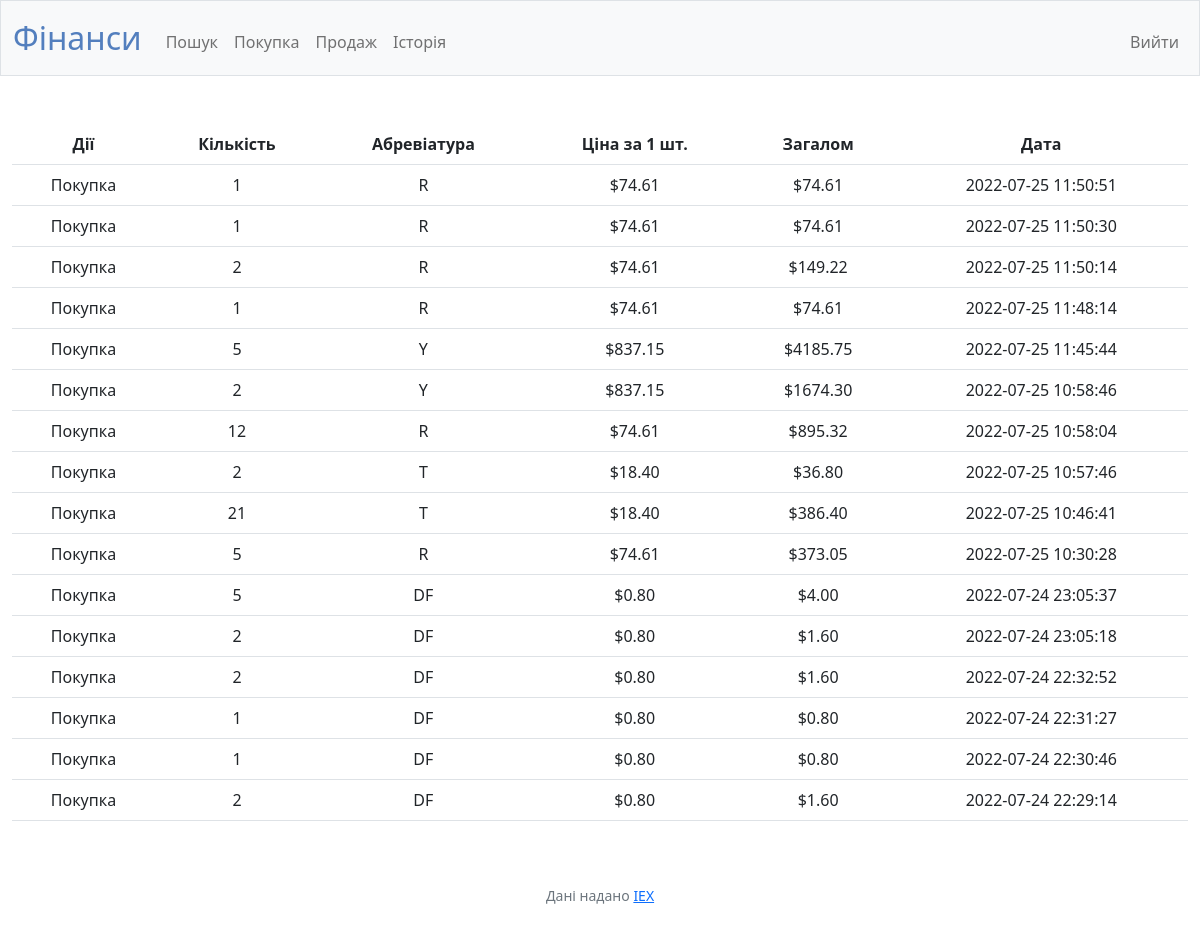
Screenshot of /history (signed in) with the database file from the repository.
### tables this page shows
CREATE TABLE history (id INTEGER PRIMARY KEY AUTOINCREMENT NOT NULL, user_id INTEGER NOT NULL, action BOOLEAN NOT NULL, symbol TEXT NOT NULL, shares INTEGER NOT NULL, alone INTEGER NOT NULL, date DATETIME NOT NULL DEFAULT CURRENT_TIMESTAMP);

### app.py (the view)
@app.route("/history")
@login_required
def history():
    avail = db.execute("SELECT * FROM history WHERE user_id = :user_id ORDER BY date DESC", user_id=session["user_id"])
    for i in range(len(avail)):
        avail[i]["all_price"] = "%.2f"%(float(avail[i]["shares"]) * float(avail[i]["alone"]))
    return render_template("history.html", avail=avail)

### app.py (called while the page is built)
@app.after_request
def after_request(response):
    response.headers["Cache-Control"] = "no-cache, no-store, must-revalidate"
    response.headers["Expires"] = 0
    response.headers["Pragma"] = "no-cache"
    return response

### helpers.py (called while the page is built)
def login_required(f):
    @wraps(f)
    def decorated_function(*args, **kwargs):
        if session.get("user_id") is None:
            return redirect("/login")
        return f(*args, **kwargs)
    return decorated_function

def usd(value):
    return f"${value:,.2f}"

### templates/history.html (shortened to what this page needs)
{% extends "layout.html" %}
{% block main %}
        <table class="table table-hover">
            <tr>
                <th>Дії</th>
                <th>Кількість</th>
                <th>Абревіатура</th>
                <th>Ціна за 1 шт.</th>
                <th>Загалом</th>
                <th>Дата</th>
            </tr>
            {% for av in avail %}
            <tr>
                <td>
                    {% if av.action %}
                        Покупка
                    {% else %}
                        Продаж
                    {% endif %}
                </td>
                <td>{{ av.shares }}</td>
                <td>{{ av.symbol }}</td>
                <td>{{ av.alone | usd }}</td>
                <td>${{ av.all_price }}</td>
                <td>{{ av.date }}</td>
            </tr>
            {% endfor %}
        </table>
{% endblock %}

### templates/layout.html (shortened to what this page needs)
<!DOCTYPE html>
<html lang="en">
    <head>
        <link href="https://cdn.jsdelivr.net/npm/bootstrap@5.1.3/dist/css/bootstrap.min.css" rel="stylesheet">
        <link href="/static/styles.css" rel="stylesheet">
    </head>
    <body>
        <nav class="bg-light border navbar navbar-expand-md navbar-light">
            <div class="container-fluid">
                <a class="navbar-brand" href="/"><span class="blue">Фінанси</span></a>
                <div class="collapse navbar-collapse" id="navbar">
                    {% if session["user_id"] %}
                        <ul class="navbar-nav me-auto mt-2">
                            <li class="nav-item"><a class="nav-link" href="/quote">Пошук</a></li>
                            <li class="nav-item"><a class="nav-link" href="/buy">Покупка</a></li>
                            <li class="nav-item"><a class="nav-link" href="/sell">Продаж</a></li>
                            <li class="nav-item"><a class="nav-link" href="/history">Історія</a></li>
                        </ul>
                        <ul class="navbar-nav ms-auto mt-2">
                            <li class="nav-item"><a class="nav-link" href="/logout">Вийти</a></li>
                        </ul>
                    {% else %}
                        <ul class="navbar-nav ms-auto mt-2">
                            <li class="nav-item"><a class="nav-link" href="/register">Зареєструватись</a></li>
                            <li class="nav-item"><a class="nav-link" href="/login">Увійти</a></li>
                        </ul>
                    {% endif %}
                </div>
            </div>
        </nav>
        <main class="container-fluid py-5 text-center">
            {% block main %}{% endblock %}
        </main>
        <footer class="mb-5 small text-center text-muted">
           Дані надано <a href="https://iexcloud.io/">IEX</a>
        </footer>
    </body>
</html>

### static/styles.css (style rules this page uses)
nav .navbar-brand { font-size: xx-large; }
nav .navbar-brand .blue { color: #537fbe; }
table { margin-left: auto; margin-right: auto; }

### rows the page displays
history: action "Покупка", shares "1", symbol "R", alone "$74.61", all_price "74.61", date "2022-07-25 11:50:51"
history: action "Покупка", shares "1", symbol "R", alone "$74.61", all_price "74.61", date "2022-07-25 11:50:30"
history: action "Покупка", shares "2", symbol "R", alone "$74.61", all_price "149.22", date "2022-07-25 11:50:14"
history: action "Покупка", shares "1", symbol "R", alone "$74.61", all_price "74.61", date "2022-07-25 11:48:14"
history: action "Покупка", shares "5", symbol "Y", alone "$837.15", all_price "4185.75", date "2022-07-25 11:45:44"
history: action "Покупка", shares "2", symbol "Y", alone "$837.15", all_price "1674.30", date "2022-07-25 10:58:46"
history: action "Покупка", shares "12", symbol "R", alone "$74.61", all_price "895.32", date "2022-07-25 10:58:04"
history: action "Покупка", shares "2", symbol "T", alone "$18.40", all_price "36.80", date "2022-07-25 10:57:46"
history: action "Покупка", shares "21", symbol "T", alone "$18.40", all_price "386.40", date "2022-07-25 10:46:41"
history: action "Покупка", shares "5", symbol "R", alone "$74.61", all_price "373.05", date "2022-07-25 10:30:28"
history: action "Покупка", shares "5", symbol "DF", alone "$0.80", all_price "4.00", date "2022-07-24 23:05:37"
history: action "Покупка", shares "2", symbol "DF", alone "$0.80", all_price "1.60", date "2022-07-24 23:05:18"
history: action "Покупка", shares "2", symbol "DF", alone "$0.80", all_price "1.60", date "2022-07-24 22:32:52"
history: action "Покупка", shares "1", symbol "DF", alone "$0.80", all_price "0.80", date "2022-07-24 22:31:27"
history: action "Покупка", shares "1", symbol "DF", alone "$0.80", all_price "0.80", date "2022-07-24 22:30:46"
history: action "Покупка", shares "2", symbol "DF", alone "$0.80", all_price "1.60", date "2022-07-24 22:29:14"
